Frame 1 (no input): blank canvas, image omitted
Frame 60 (no input): blank canvas, image omitted
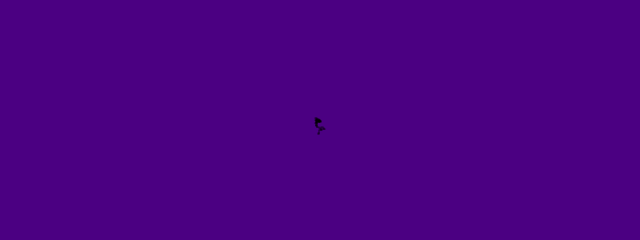
Frame 120 (the mouse pressed at the canvas centre since frame 60)

The p5.js sketch whose frames 1 and 60 were blank and that drew this single picture after the mouse press (run headless with seeded random() and noise() and a simulated clock; from frame 60 on, the mouse is pressed at the canvas centre):

// p5.js sketch
// ── sketch.js
let walker;

function setup() {
  createCanvas(640, 240);
  walker = new Walker();
  background("indigo");
}

function draw() {
  walker.step();
  walker.show();
}

class Walker {

  constructor() {
    this.x = width / 2;
    this.y = height / 2;
  }

  show() {
    stroke(0);
    point(this.x, this.y);
  }

  step() {
    let choice = floor(random(4));
    switch (choice) {
      case 0:
        this.x++;
        break;
      case 1:
        this.x--;
        break;
      case 2:
        this.y++;
        break;
      case 3:
        this.y--;
        break;
    }
  }
}
